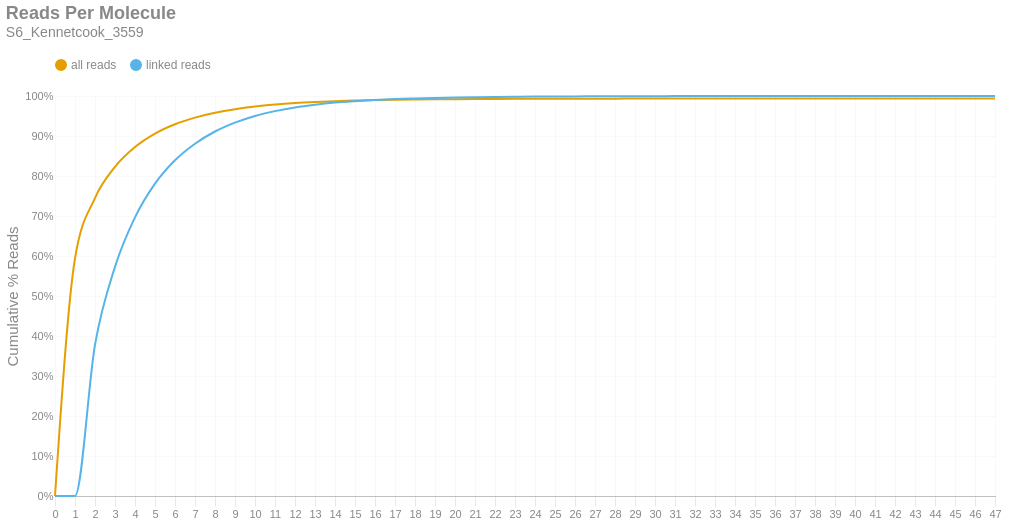

The cell this chart's notebook holds for it:
### Markdown cell above
### Reads per Molecule
This chart shows the cumulative distribution of the number of reads per linked molecule. That is, how many alignments are associated with a unique molecule. This excludes the number of reads associated with invalid or absent linked-read barcodes. The `linked` histogram is the percentages recalculated when disregarding singletons.

### Code cell
if SKIPLR:
    print_html(f"Skipped")
else:
    counts = np.bincount(valids['reads'].cast(pl.Int64).to_numpy())
    weighted = counts * np.arange(len(counts))
    all_perc = weighted / n_reads
    linked_perc = weighted / n_linked_reads
    linked_perc[1] = 0
    binned_df = pl.DataFrame({
        'readsper': list(range(len(counts))),
        'all reads (cumsum)': np.cumsum(all_perc).tolist(),
        'linked reads (cumsum)': np.cumsum(linked_perc).tolist(),
    })

    with SafeRender(binned_df):
        (
            density_plot(binned_df, 'Reads Per Molecule', samplename, 'readspmol')
            .encode(
                x=alt.X('readsper:O', title=None).axis(labelAngle=0).scale(padding=0),
                y=alt.Y('value:Q', title='Cumulative % Reads').axis(format='%').stack(False),
                color=alt.Color("key:N").scale(domain=["all reads", "linked reads"]),
                tooltip=[
                    alt.Tooltip("key:N", title="Data Type"),
                    alt.Tooltip("readsper:O", title="Reads Per Molecule"),
                    alt.Tooltip("value:Q", format=".2%", title="% Reads (Cum.)")
                ]            
            )
        ).display()

### Figure 1 — Vega-Lite specification as saved in the notebook (floating-point values rounded to 4 significant figures)
{"width": "container", "height": 400, "config": {"title": {"anchor": "start", "dy": -15, "fontSize": 18, "color": "#888888", "subtitleColor": "#888888", "subtitleFontSize": 14}, "arc": {"fill": "#0072B2"}, "axis": {"domainColor": "#888888", "domainWidth": 0.5, "gridWidth": 0.2, "grid": false, "titleFontWeight": 400, "titleFontSize": 15, "labelFontSize": 11, "labelColor": "#888888", "tickColor": "#888888", "tickWidth": 0.2, "titleColor": "#888888"}, "axisBand": {"grid": false}, "axisX": {"grid": true, "tickSize": 10, "domainCap": "round"}, "axisY": {"domain": false, "grid": true, "tickSize": 0, "domainCap": "round"}, "background": "transparent", "header": {"labelFontSize": 15, "labelColor": "#888888", "titleFontSize": 15, "titleFontWeight": 600, "titleColor": "#888888"}, "legend": {"labelFont": "sans-serif", "labelFontSize": 12, "labelColor": "#888888", "symbolSize": 100, "symbolType": "circle", "titleFontSize": 12, "titlePadding": 10, "titleColor": "#888888", "title": null, "orient": "top"}, "range": {"category": ["#E69F00", "#56B4E9", "#009E73", "#F0E442", "#0072B2", "#D55E00", "#CC79A7", "#000000"], "diverging": ["#cfe8f3", "#a2d4ec", "#73bfe2", "#46abdb", "#1696d2", "#12719e"]}, "area": {"fill": "#0072B2", "fillOpacity": 0.7, "line": true, "strokeOpacity": 0.7}, "line": {"color": "#0072B2", "stroke": "#0072B2", "strokeWidth": 2}, "trail": {"color": "#0072B2", "stroke": "#0072B2", "strokeWidth": 0, "size": 1}, "point": {"filled": true, "fillOpacity": 1.0, "size": 95}, "text": {"color": "#888888", "fontSize": 11, "align": "right", "fontWeight": 400, "size": 11}, "bar": {"fill": "#0072B2", "stroke": null}, "view": {"stroke": null, "continuousWidth": 660, "continuousHeight": 400}}, "data": {"name": "data-8813d631934a5f86812f8a2f335138a0"}, "mark": {"type": "line", "interpolate": "monotone", "point": {"opacity": 0, "size": 275}}, "encoding": {"color": {"field": "key", "scale": {"domain": ["all reads", "linked reads"]}, "type": "nominal"}, "tooltip": [{"field": "key", "title": "Data Type", "type": "nominal"}, {"field": "readsper", "title": "Reads Per Molecule", "type": "ordinal"}, {"field": "value", "format": ".2%", "title": "% Reads (Cum.)", "type": "quantitative"}], "x": {"axis": {"labelAngle": 0}, "field": "readsper", "scale": {"padding": 0}, "title": null, "type": "ordinal"}, "y": {"axis": {"format": "%"}, "field": "value", "stack": false, "title": "Cumulative % Reads", "type": "quantitative"}}, "params": [{"name": "param_c36ac31b6afebe62", "select": {"type": "point", "fields": ["key"]}, "bind": "legend"}], "title": {"text": "Reads Per Molecule", "subtitle": "S6_Kennetcook_3559"}, "transform": [{"fold": ["all reads (cumsum)", "linked reads (cumsum)"]}, {"calculate": "replace(datum.key, ' (cumsum)', '')", "as": "key"}, {"filter": {"param": "param_c36ac31b6afebe62"}}], "usermeta": {"embedOptions": {"downloadFileName": "S6_Kennetcook_3559.readspmol"}}, "$schema": "https://vega.github.io/schema/vega-lite/v6.1.0.json", "datasets": {"data-8813d631934a5f86812f8a2f335138a0": [{"readsper": 0, "all reads (cumsum)": 0.0, "linked reads (cumsum)": 0.0}, {"readsper": 1, "all reads (cumsum)": 0.5937, "linked reads (cumsum)": 0.0}, {"readsper": 2, "all reads (cumsum)": 0.7449, "linked reads (cumsum)": 0.3781}, {"readsper": 3, "all reads (cumsum)": 0.8228, "linked reads (cumsum)": 0.5729}, {"readsper": 4, "all reads (cumsum)": 0.8723, "linked reads (cumsum)": 0.6965}, {"readsper": 5, "all reads (cumsum)": 0.906, "linked reads (cumsum)": 0.7808}, {"readsper": 6, "all reads (cumsum)": 0.9294, "linked reads (cumsum)": 0.8392}, {"readsper": 7, "all reads (cumsum)": 0.9459, "linked reads (cumsum)": 0.8806}, {"readsper": 8, "all reads (cumsum)": 0.9582, "linked reads (cumsum)": 0.9113}, {"readsper": 9, "all reads (cumsum)": 0.967, "linked reads (cumsum)": 0.9334}, {"readsper": 10, "all reads (cumsum)": 0.9737, "linked reads (cumsum)": 0.95}, {"readsper": 11, "all reads (cumsum)": 0.9785, "linked reads (cumsum)": 0.9622}, {"readsper": 12, "all reads (cumsum)": 0.9823, "linked reads (cumsum)": 0.9715}, {"readsper": 13, "all reads (cumsum)": 0.985, "linked reads (cumsum)": 0.9783}, {"readsper": 14, "all reads (cumsum)": 0.9871, "linked reads (cumsum)": 0.9835}, {"readsper": 15, "all reads (cumsum)": 0.9885, "linked reads (cumsum)": 0.9872}, {"readsper": 16, "all reads (cumsum)": 0.9897, "linked reads (cumsum)": 0.9902}, {"readsper": 17, "all reads (cumsum)": 0.9906, "linked reads (cumsum)": 0.9924}, {"readsper": 18, "all reads (cumsum)": 0.9912, "linked reads (cumsum)": 0.9939}, {"readsper": 19, "all reads (cumsum)": 0.9918, "linked reads (cumsum)": 0.9953}, {"readsper": 20, "all reads (cumsum)": 0.9922, "linked reads (cumsum)": 0.9962}, {"readsper": 21, "all reads (cumsum)": 0.9925, "linked reads (cumsum)": 0.997}, {"readsper": 22, "all reads (cumsum)": 0.9927, "linked reads (cumsum)": 0.9977}, {"readsper": 23, "all reads (cumsum)": 0.9929, "linked reads (cumsum)": 0.9982}, {"readsper": 24, "all reads (cumsum)": 0.9931, "linked reads (cumsum)": 0.9986}, {"readsper": 25, "all reads (cumsum)": 0.9932, "linked reads (cumsum)": 0.9988}, {"readsper": 26, "all reads (cumsum)": 0.9933, "linked reads (cumsum)": 0.9991}, {"readsper": 27, "all reads (cumsum)": 0.9934, "linked reads (cumsum)": 0.9993}, {"readsper": 28, "all reads (cumsum)": 0.9934, "linked reads (cumsum)": 0.9994}, {"readsper": 29, "all reads (cumsum)": 0.9935, "linked reads (cumsum)": 0.9995}, {"readsper": 30, "all reads (cumsum)": 0.9935, "linked reads (cumsum)": 0.9996}, {"readsper": 31, "all reads (cumsum)": 0.9936, "linked reads (cumsum)": 0.9997}, {"readsper": 32, "all reads (cumsum)": 0.9936, "linked reads (cumsum)": 0.9998}, {"readsper": 33, "all reads (cumsum)": 0.9936, "linked reads (cumsum)": 0.9998}, {"readsper": 34, "all reads (cumsum)": 0.9936, "linked reads (cumsum)": 0.9998}, {"readsper": 35, "all reads (cumsum)": 0.9936, "linked reads (cumsum)": 0.9999}, {"readsper": 36, "all reads (cumsum)": 0.9936, "linked reads (cumsum)": 0.9999}, {"readsper": 37, "all reads (cumsum)": 0.9936, "linked reads (cumsum)": 0.9999}, {"readsper": 38, "all reads (cumsum)": 0.9936, "linked reads (cumsum)": 0.9999}, {"readsper": 39, "all reads (cumsum)": 0.9937, "linked reads (cumsum)": 1.0}, {"readsper": 40, "all reads (cumsum)": 0.9937, "linked reads (cumsum)": 1.0}, {"readsper": 41, "all reads (cumsum)": 0.9937, "linked reads (cumsum)": 1.0}, {"readsper": 42, "all reads (cumsum)": 0.9937, "linked reads (cumsum)": 1.0}, {"readsper": 43, "all reads (cumsum)": 0.9937, "linked reads (cumsum)": 1.0}, {"readsper": 44, "all reads (cumsum)": 0.9937, "linked reads (cumsum)": 1.0}, {"readsper": 45, "all reads (cumsum)": 0.9937, "linked reads (cumsum)": 1.0}, {"readsper": 46, "all reads (cumsum)": 0.9937, "linked reads (cumsum)": 1.0}, {"readsper": 47, "all reads (cumsum)": 0.9937, "linked reads (cumsum)": 1.0}]}}
